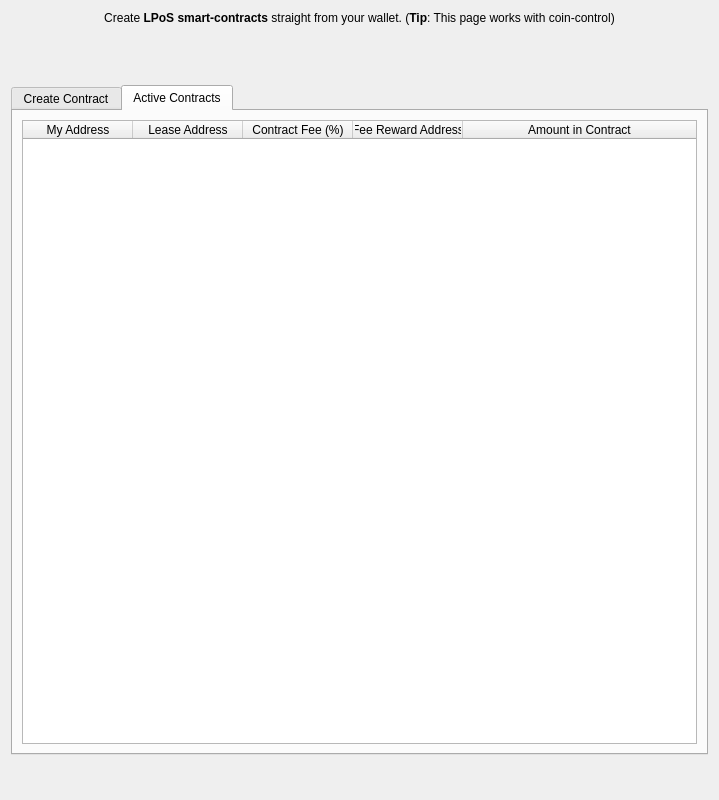
<?xml version="1.0" encoding="UTF-8"?>
<ui version="4.0">
 <class>DelegatedStaking</class>
 <widget class="QWidget" name="DelegatedStaking">
  <property name="geometry">
   <rect>
    <x>0</x>
    <y>0</y>
    <width>719</width>
    <height>800</height>
   </rect>
  </property>
  <layout class="QVBoxLayout" name="verticalLayout">
   <property name="spacing">
    <number>60</number>
   </property>
   <property name="bottomMargin">
    <number>45</number>
   </property>
   <item>
    <widget class="QLabel" name="labelExplanation">
     <property name="text">
      <string>&lt;html&gt;&lt;head/&gt;&lt;body&gt;&lt;p&gt;Create &lt;span style=&quot; font-weight:600;&quot;&gt;LPoS smart-contracts&lt;/span&gt; straight from your wallet. (&lt;span style=&quot; font-weight:600;&quot;&gt;Tip&lt;/span&gt;: This page works with coin-control)&lt;/p&gt;&lt;/body&gt;&lt;/html&gt;</string>
     </property>
     <property name="textFormat">
      <enum>Qt::RichText</enum>
     </property>
     <property name="alignment">
      <set>Qt::AlignCenter</set>
     </property>
     <property name="wordWrap">
      <bool>true</bool>
     </property>
    </widget>
   </item>
   <item>
    <widget class="QTabWidget" name="tabWidget">
     <property name="currentIndex">
      <number>1</number>
     </property>
     <widget class="QWidget" name="tab">
      <attribute name="title">
       <string>Create Contract</string>
      </attribute>
      <layout class="QVBoxLayout" name="verticalLayout_2">
       <item>
        <widget class="QFrame" name="frame">
         <property name="frameShape">
          <enum>QFrame::StyledPanel</enum>
         </property>
         <property name="frameShadow">
          <enum>QFrame::Raised</enum>
         </property>
         <layout class="QHBoxLayout" name="horizontalLayout">
          <item>
           <layout class="QHBoxLayout" name="horizontalLayout_6">
            <property name="spacing">
             <number>-1</number>
            </property>
            <property name="leftMargin">
             <number>0</number>
            </property>
            <property name="rightMargin">
             <number>0</number>
            </property>
            <item>
             <layout class="QVBoxLayout" name="verticalLayout_6">
              <property name="spacing">
               <number>20</number>
              </property>
              <property name="topMargin">
               <number>12</number>
              </property>
              <property name="rightMargin">
               <number>0</number>
              </property>
              <property name="bottomMargin">
               <number>12</number>
              </property>
              <item>
               <widget class="QLabel" name="label">
                <property name="font">
                 <font>
                  <weight>75</weight>
                  <bold>true</bold>
                 </font>
                </property>
                <property name="text">
                 <string>Lease to:</string>
                </property>
                <property name="alignment">
                 <set>Qt::AlignRight|Qt::AlignTrailing|Qt::AlignVCenter</set>
                </property>
               </widget>
              </item>
              <item>
               <widget class="QLabel" name="label_4">
                <property name="font">
                 <font>
                  <weight>75</weight>
                  <bold>true</bold>
                 </font>
                </property>
                <property name="text">
                 <string>Amount:</string>
                </property>
                <property name="alignment">
                 <set>Qt::AlignRight|Qt::AlignTrailing|Qt::AlignVCenter</set>
                </property>
               </widget>
              </item>
              <item>
               <widget class="QLabel" name="label_3">
                <property name="font">
                 <font>
                  <weight>75</weight>
                  <bold>true</bold>
                 </font>
                </property>
                <property name="text">
                 <string>Fee Percent (%):</string>
                </property>
                <property name="alignment">
                 <set>Qt::AlignRight|Qt::AlignTrailing|Qt::AlignVCenter</set>
                </property>
               </widget>
              </item>
              <item>
               <widget class="QLabel" name="label_2">
                <property name="font">
                 <font>
                  <weight>75</weight>
                  <bold>true</bold>
                 </font>
                </property>
                <property name="text">
                 <string>Reward Address:</string>
                </property>
                <property name="alignment">
                 <set>Qt::AlignRight|Qt::AlignTrailing|Qt::AlignVCenter</set>
                </property>
               </widget>
              </item>
             </layout>
            </item>
            <item>
             <layout class="QVBoxLayout" name="verticalLayout_7">
              <property name="spacing">
               <number>20</number>
              </property>
              <property name="topMargin">
               <number>12</number>
              </property>
              <property name="rightMargin">
               <number>0</number>
              </property>
              <property name="bottomMargin">
               <number>12</number>
              </property>
              <item>
               <widget class="QLineEdit" name="delegateTo">
                <property name="enabled">
                 <bool>true</bool>
                </property>
                <property name="sizePolicy">
                 <sizepolicy hsizetype="Expanding" vsizetype="Fixed">
                  <horstretch>0</horstretch>
                  <verstretch>0</verstretch>
                 </sizepolicy>
                </property>
                <property name="minimumSize">
                 <size>
                  <width>300</width>
                  <height>25</height>
                 </size>
                </property>
                <property name="maximumSize">
                 <size>
                  <width>16777215</width>
                  <height>16777215</height>
                 </size>
                </property>
                <property name="text">
                 <string/>
                </property>
                <property name="placeholderText">
                 <string>e.g. SGshe11sePfsXGNn6oJQ1CzeGMGhhYTQxV</string>
                </property>
               </widget>
              </item>
              <item>
               <widget class="BitcoinAmountField" name="payAmount">
                <property name="minimumSize">
                 <size>
                  <width>0</width>
                  <height>25</height>
                 </size>
                </property>
               </widget>
              </item>
              <item>
               <widget class="QLineEdit" name="feePercent">
                <property name="sizePolicy">
                 <sizepolicy hsizetype="Fixed" vsizetype="Fixed">
                  <horstretch>0</horstretch>
                  <verstretch>0</verstretch>
                 </sizepolicy>
                </property>
                <property name="minimumSize">
                 <size>
                  <width>0</width>
                  <height>25</height>
                 </size>
                </property>
                <property name="placeholderText">
                 <string>e.g. 11.9 (11.9%)</string>
                </property>
               </widget>
              </item>
              <item>
               <widget class="QLineEdit" name="rewardTo">
                <property name="minimumSize">
                 <size>
                  <width>0</width>
                  <height>25</height>
                 </size>
                </property>
                <property name="placeholderText">
                 <string>e.g. NRahe11sePfsXGNn6oJQ1CzeGMGhhYTQxV</string>
                </property>
               </widget>
              </item>
             </layout>
            </item>
            <item>
             <layout class="QVBoxLayout" name="verticalLayout_8">
              <property name="spacing">
               <number>20</number>
              </property>
              <property name="topMargin">
               <number>6</number>
              </property>
              <property name="rightMargin">
               <number>0</number>
              </property>
              <property name="bottomMargin">
               <number>0</number>
              </property>
              <item>
               <widget class="QLineEdit" name="contractLabel">
                <property name="minimumSize">
                 <size>
                  <width>0</width>
                  <height>25</height>
                 </size>
                </property>
                <property name="placeholderText">
                 <string>Contract label (optional)</string>
                </property>
               </widget>
              </item>
              <item>
               <widget class="QCheckBox" name="checkboxSubtractFeeFromAmount">
                <property name="text">
                 <string>Subtract fee from amount</string>
                </property>
               </widget>
              </item>
              <item>
               <widget class="QCheckBox" name="enableFeePayout">
                <property name="enabled">
                 <bool>true</bool>
                </property>
                <property name="text">
                 <string>Enable fee payout</string>
                </property>
                <property name="checked">
                 <bool>false</bool>
                </property>
               </widget>
              </item>
              <item>
               <widget class="QPushButton" name="sendButton">
                <property name="toolTip">
                 <string>Convert Anonymized ZYRK</string>
                </property>
                <property name="text">
                 <string>&amp;Send ZYRK</string>
                </property>
                <property name="autoDefault">
                 <bool>false</bool>
                </property>
               </widget>
              </item>
             </layout>
            </item>
           </layout>
          </item>
         </layout>
        </widget>
       </item>
       <item>
        <spacer name="verticalSpacer">
         <property name="orientation">
          <enum>Qt::Vertical</enum>
         </property>
         <property name="sizeHint" stdset="0">
          <size>
           <width>20</width>
           <height>40</height>
          </size>
         </property>
        </spacer>
       </item>
      </layout>
     </widget>
     <widget class="QWidget" name="tab_2">
      <attribute name="title">
       <string>Active Contracts</string>
      </attribute>
      <layout class="QHBoxLayout" name="horizontalLayout_3">
       <item>
        <widget class="QTableWidget" name="activeContractsView">
         <property name="editTriggers">
          <set>QAbstractItemView::NoEditTriggers</set>
         </property>
         <property name="selectionMode">
          <enum>QAbstractItemView::SingleSelection</enum>
         </property>
         <attribute name="horizontalHeaderDefaultSectionSize">
          <number>110</number>
         </attribute>
         <attribute name="horizontalHeaderHighlightSections">
          <bool>false</bool>
         </attribute>
         <attribute name="horizontalHeaderMinimumSectionSize">
          <number>25</number>
         </attribute>
         <attribute name="horizontalHeaderStretchLastSection">
          <bool>true</bool>
         </attribute>
         <column>
          <property name="text">
           <string>My Address</string>
          </property>
         </column>
         <column>
          <property name="text">
           <string>Lease Address</string>
          </property>
         </column>
         <column>
          <property name="text">
           <string>Contract Fee (%)</string>
          </property>
         </column>
         <column>
          <property name="text">
           <string>Fee Reward Address</string>
          </property>
         </column>
         <column>
          <property name="text">
           <string>Amount in Contract</string>
          </property>
         </column>
        </widget>
       </item>
      </layout>
     </widget>
    </widget>
   </item>
  </layout>
 </widget>
 <customwidgets>
  <customwidget>
   <class>BitcoinAmountField</class>
   <extends>QLineEdit</extends>
   <header>qt/zyrkamountfield.h</header>
   <container>1</container>
  </customwidget>
 </customwidgets>
 <resources/>
 <connections/>
</ui>
